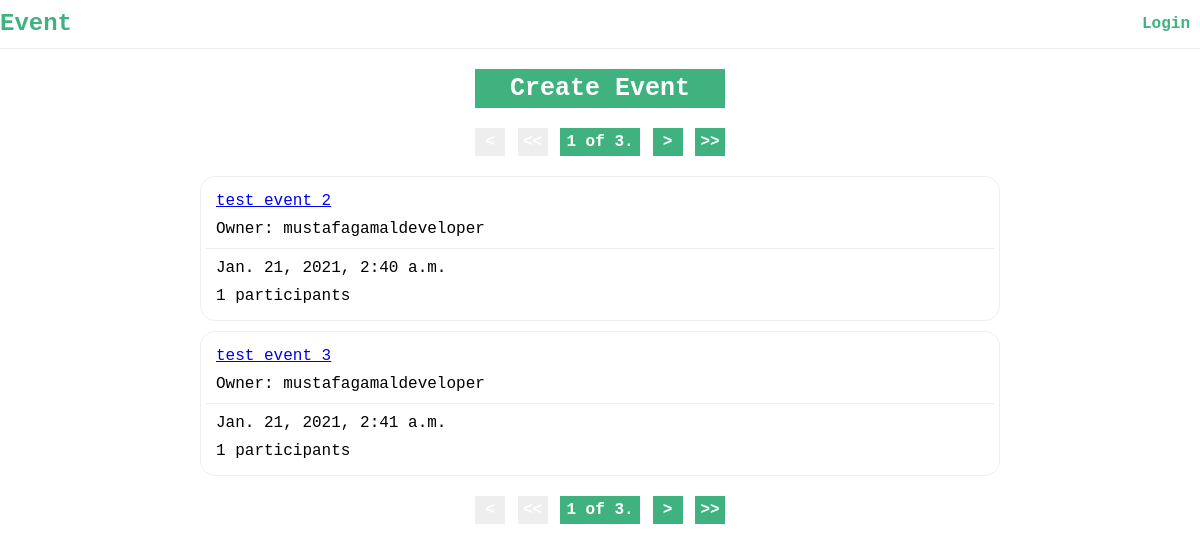
Screenshot of /events/ with the database file from the repository.
### events/models.py (models this page shows, shortened)
class Event(models.Model):
    owner = models.ForeignKey(
        CustomUser,
        on_delete=models.CASCADE,
        related_name="owned_events")
    title = models.CharField(max_length=200)
    description = models.TextField()
    date = models.DateTimeField()
    participants = models.ManyToManyField(
        CustomUser,
        blank=True,
        related_name="events")
    created_at = models.DateTimeField(auto_now_add=True)
    updated_at = models.DateTimeField(auto_now=True)
    def get_absolute_url(self):
        return reverse('events.detail', args=[self.id,])

### accounts/models.py (models this page shows, shortened)
class CustomUser(AbstractUser):
    @property
    def name(self):
        return self.email.split('@')[0]

### events/views.py (the view)
# urls.py: path('events/', views.EventListView.as_view(), name='events'),
class EventListView(ListView):
    model = Event
    template_name = "events/home.html"
    ordering = "date"
    context_object_name = "events"
    paginate_by = 2
    def get_queryset(self):
        if self._myevents():
            owned_events = self.request.user.owned_events.all()
            participating_events = self.request.user.events.all()
            return  (owned_events | participating_events)
        else:
            return super().get_queryset()
    def get_context_data(self, **kwargs):
        context = super().get_context_data(**kwargs)
        context['myevents'] = self._myevents()
        return context
    def _myevents(self):
        return self.request.user.is_authenticated and self.request.GET.get('myevents')

### events/templates/events/home.html
{% extends "events/layout.html" %}
{% block content %}
<div class="home">
    <div class="create-event">
        <a href="{% url 'events.create' %}">Create Event</a>
    </div>
    {% include "events/pagination.html" %}
    <div class="events">
        {% for event in events %}
            <div class="event">
                <div class="header">
                    <p class="title">
                        <a href="{{ event.get_absolute_url }}">
                            {{ event.title }}
                        </a>
                    </p>
                    <p class="owner">
                        Owner: {{ event.owner.name }}
                    </p>
                </div>
                <div class="info">
                    <p class="date">
                        {{ event.date }}
                    </p>
                    <p class="participants">
                        {{ event.participants.count }} participants
                    </p>
                </div>
            </div>
        {% endfor %}
    </div>
    {% include "events/pagination.html" %}
</div>
{% endblock content %}

### events/templates/events/layout.html (shortened to what this page needs)
{% load static %}
<!DOCTYPE html>
<html lang="en">
<head>
    <link rel="stylesheet" href="{% static 'events/css/styles.css' %}">
</head>
<body>
    <div class="container">
        {% include 'events/navbar.html' %}
        {% block content %}{% endblock content %}
    </div>
</body>
</html>

### events/templates/events/navbar.html
<nav>
    <div class="logo">
        <h1>
            <a href="{% url 'home' %}">Event</a>
        </h1>
    </div>
    <div class="nav-links">
        <ul>
            {% if user.is_authenticated %}
                <li>
                    <a href="{% url 'events' %}?myevents=1">My Events</a>
                </li>
                <li>
                    <a href="{% url 'account_logout' %}">Logout</a>
                </li>
            {% else %}
                <li>
                    <a href="{% url 'account_login' %}">Login</a>
                </li>
            {% endif %}
        </ul>
    </div>
</nav>

### events/templates/events/pagination.html
<div class="pagination">
    <div class="step-links">
        {% if page_obj.has_previous %}
            {% if myevents %}
                <a href="?page=1&myevents=1">&lt;&lt;</a>
                <a href="?page={{ page_obj.previous_page_number }}&myevents=1">&lt;</a>
            {% else %}
                <a href="?page=1">&lt;&lt;</a>
                <a href="?page={{ page_obj.previous_page_number }}">&lt;</a>
            {% endif %}
        {% else %}
                <a href="#" class="inactive">&lt;</a>
                <a href="#" class="inactive">&lt;&lt;</a>
        {% endif %}
        <span class="current">
            {{ page_obj.number }} of {{ page_obj.paginator.num_pages }}.
        </span>
        {% if page_obj.has_next %}
            {% if myevents %}
                <a href="?page={{ page_obj.next_page_number }}&myevents=1">&gt;</a>
                <a href="?page={{ page_obj.paginator.num_pages }}&myevents=1">&gt;&gt;</a>
            {% else %}
                <a href="?page={{ page_obj.next_page_number }}">&gt;</a>
                <a href="?page={{ page_obj.paginator.num_pages }}">&gt;&gt;</a>
            {% endif %}
        {% else %}
                <a href="#" class="inactive">&gt;</a>
                <a href="#" class="inactive">&gt;&gt;</a>
        {% endif %}
    </div>
</div>

### events/static/events/css/styles.css (style rules this page uses)
* { margin: 0; padding: 0; box-sizing: border-box; font-family: 'Courier New', Courier, monospace; }
.container { max-width: 1200px; margin: auto; }
nav { display: flex; justify-content: space-between; padding: 10px 0; border-bottom: 1px solid #eee; margin-bottom: 20px; }
nav a { color: #3FB27F; font-weight: bold; text-decoration: none; }
nav ul { list-style-type: none; }
nav ul li { display: inline-block; padding: 5px 10px; }
.create-event a, .create-event button, .join-event input[type="submit"] { display: block; margin: auto; width: 250px; text-align: center; text-decoration: none; font-weight: bold; font-size: 25px; color: white; background-color: #3FB27F; padding: 5px 10px; border: none; outline: none; }
.pagination .step-links { display: flex; justify-content: space-between; width: 250px; margin: 20px auto; text-align: center; }
.pagination .step-links a, .pagination .step-links span { display: inline-block; width: 30px; text-decoration: none; color: white; background-color: #3FB27F; font-weight: bold; padding: 5px; }
.pagination .step-links span { width: 80px; }
.event { max-width: 800px; margin: 10px auto; border: 1px solid #eee; padding: 5px; border-radius: 15px; }
.event .header, .event .body, .event .info { padding: 10px; }
.event .header { border-bottom: 1px solid #eee; }
.event .header .title { margin-bottom: 10px; }
.event .info .date { margin-bottom: 10px; }
.inactive { background-color: #eee !important; cursor: not-allowed; }

### rows the page displays
Event: title "test event 2", owner.name "mustafagamaldeveloper", date "Jan. 21, 2021, 2:40 a.m.", participants.count "1"
Event: title "test event 3", owner.name "mustafagamaldeveloper", date "Jan. 21, 2021, 2:41 a.m.", participants.count "1"

### other values shown
{{ page_obj.number }} "1 1"
{{ page_obj.paginator.num_pages }} "3 3"
